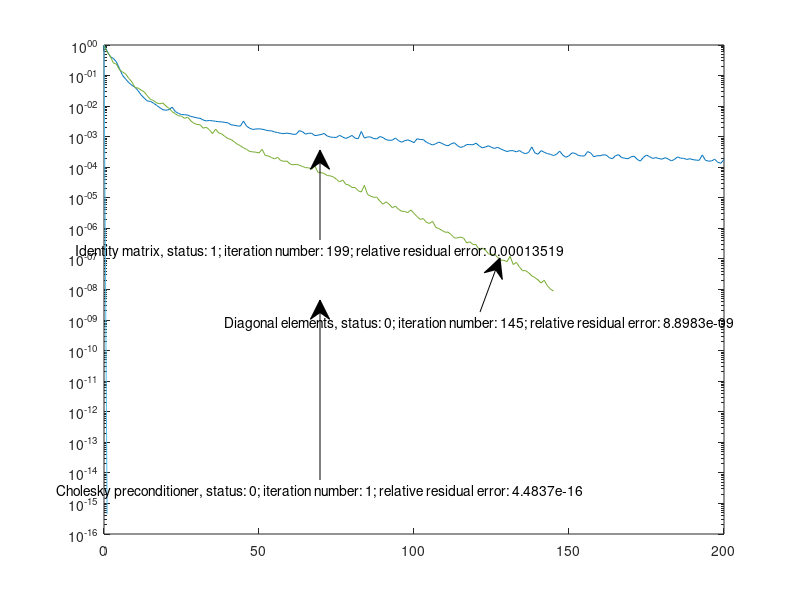

This figure's MATLAB source: (Note: this script raises an error after producing the figure.)
% Samson David Puthenpeedika

n = 1000;
A = gallery( 'gcdmat', n );
b = (1 : n)';
tol=1e-8;
maxit=200;
I=eye(n);
[x,flag,relres,iter,resvec] = pcg(A,b,tol,maxit,I);

%the diagonal matrix
digA = diag(A);
D = diag(digA);
[x1,flg1,relres1,iter1,resvec1] = pcg(A,b,tol,maxit,D);

%the incomplete Cholesky preconditioner
icA = sparse(A);
L = ichol(icA);
[x2,flg2,relres2,iter2,resvec2] = pcg(A, b,tol,maxit, L, L');

%Display in a plot
figure
semilogy(0:length(resvec)-1,resvec/norm(b));     
hold on
l=[0.4 0.4];
m=[0.6 0.75];
n=[0.6 0.625];
o=[0.48 0.57];
p=[0.4 0.4];
q=[0.2 0.5];
str1=['Identity matrix, status: ', num2str(flag), '; iteration number: ', num2str(iter), '; relative residual error: ', num2str(relres)];
str2=['Diagonal elements, status: ', num2str(flg1), '; iteration number: ', num2str(iter1), '; relative residual error: ', num2str(relres1)];
str3=['Cholesky preconditioner, status: ', num2str(flg2), '; iteration number: ', num2str(iter2), '; relative residual error: ', num2str(relres2)];

annotation('textarrow',l,m,'String',str1);
annotation('textarrow',n,o,'String',str2);
annotation('textarrow',p,q,'String',str3);
semilogy(0:length(resvec1)-1,resvec1/norm(b));     
semilogy(0:length(resvec2)-1,resvec2/norm(b));        
yline(1e-8,'r--');
xlabel('Iterations'); ylabel('Relative residual histories (in a base-10 logarithmic scale)');
legend('Identity matrix','Diagonal elements','Cholesky preconditioner')
title('Preconditioned conjugate gradients');